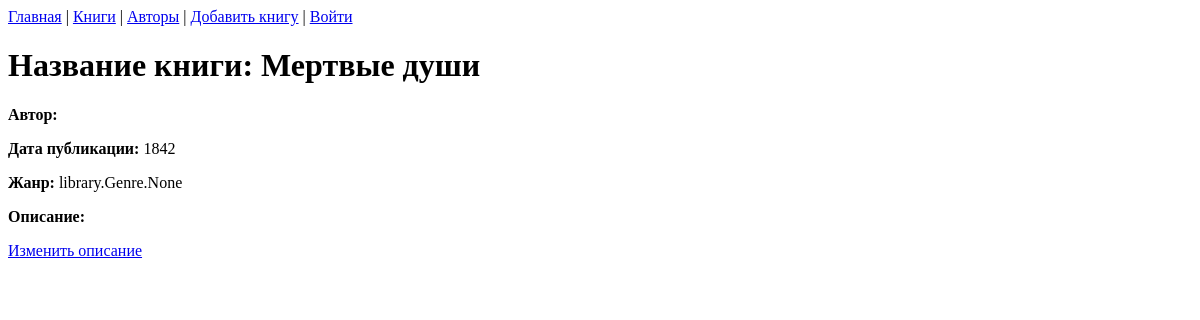
/book/1, run on an earlier commit of the app's database.
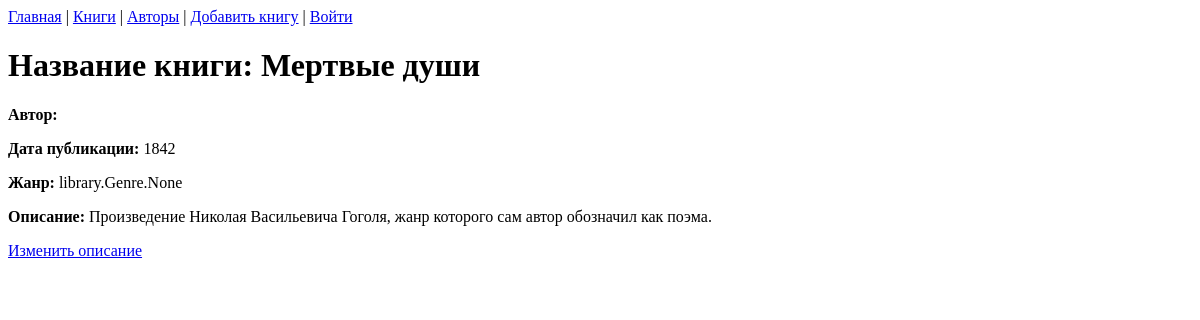
And on a later commit of the database.
### library/models.py (models this page shows, shortened)
class Book(models.Model):
    title = models.CharField(max_length=200, help_text='title')
    author = models.ForeignKey(
        Author,
        null=True,
        on_delete=models.SET_NULL,
        help_text='author'
        )
    pub_year = models.IntegerField(
        default=0,
        blank=True,
        help_text='1900',
        verbose_name='year of published'
        )
    short_des = models.CharField(
        max_length=300,
        blank=True,
        help_text='description',
        verbose_name='short description'
        )
    genre = models.ManyToManyField(Genre, help_text = 'genre')
    image = models.ImageField(
        upload_to='images/book',
        help_text='Cover image',
        blank=True,
        verbose_name='cover image',
        )
    def display_genre(self) -> str:
        return ', '.join(genre.name for genre in self.genre.all()[:3])
    display_genre.short_description = 'Genre'

### library/views.py (the view)
# urls.py: path('book/<int:pk>', views.BookDetailView.as_view(), name='book-detail'),
class BookDetailView(generic.DetailView):
    model = Book

### library/models.py (called while the page is built)
    def get_absolute_url(self):
            return reverse('author-detail', args=[str(self.id)])

    def __str__(self) -> str:
        return f'{self.first_name} {self.last_name}'

### templates/library/book_detail.html
{% extends "base.html" %}
{% block content %}
  <h1>Название книги: {{ book.title }}</h1>
  <p><strong>Автор:</strong> <a href="{{ book.author.get_absolute_url }}">{{ book.author }}</a></p>
  <p><strong>Дата публикации:</strong> {{ book.pub_year }}</p>
  <p><strong>Жанр:</strong> {{ book.genre }}</p>
  <p><strong>Описание:</strong> {{ book.short_des }}</p>
  <p><a href="{% url 'update-book' pk=book.id %}">Изменить описание</a></p>
{% endblock %}

What changed in the data, as far as the page shows it:
changed Book "Мертвые души": short_des (not shown) → "Произведение Николая Васильевича Гоголя, жанр которого сам автор обозначил как поэма."
